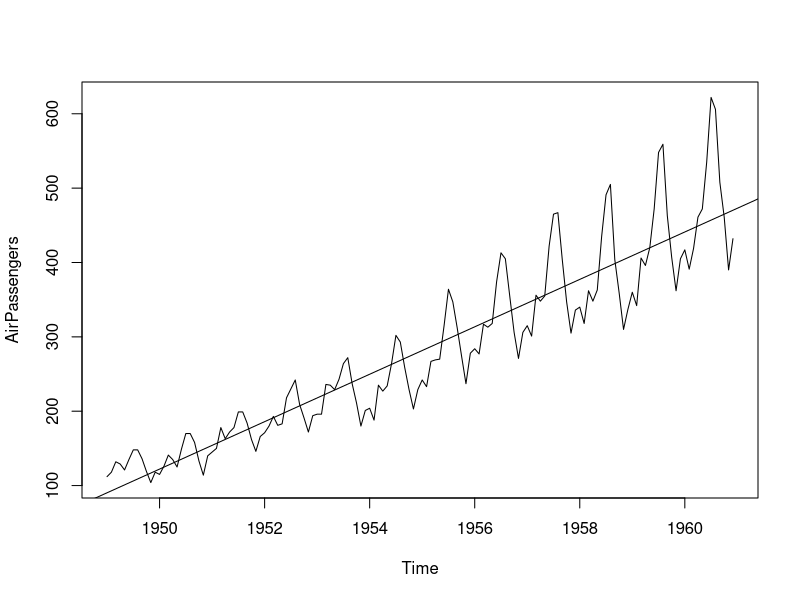
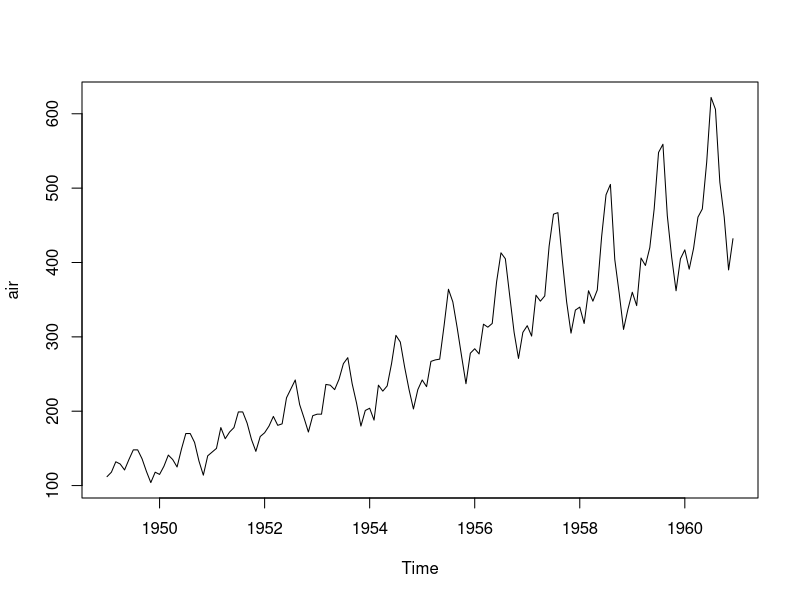
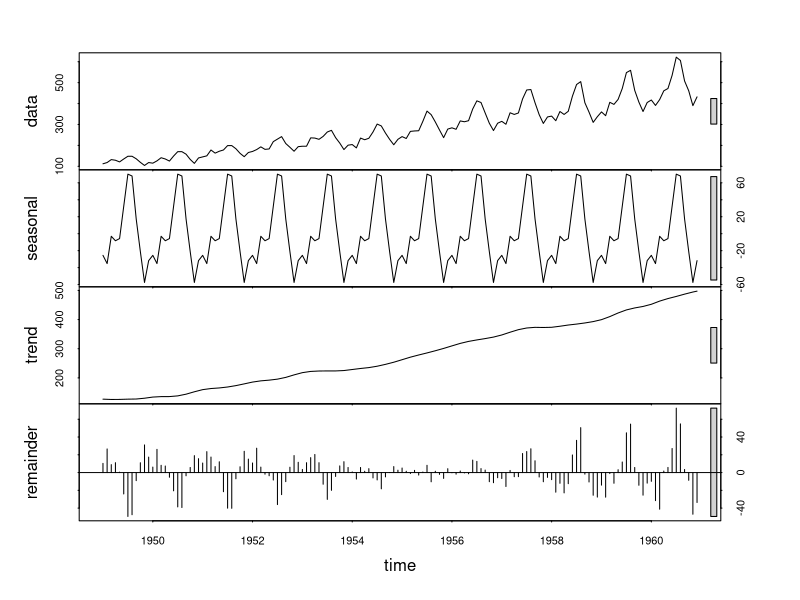
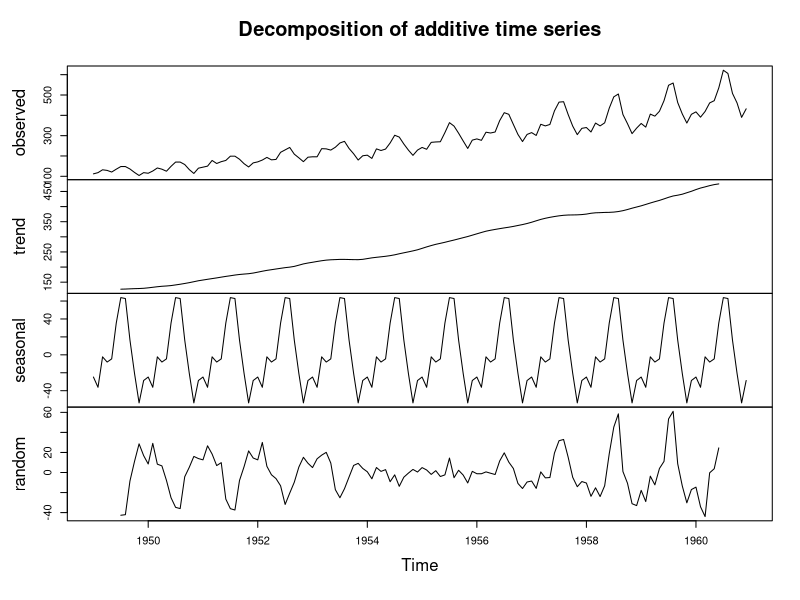
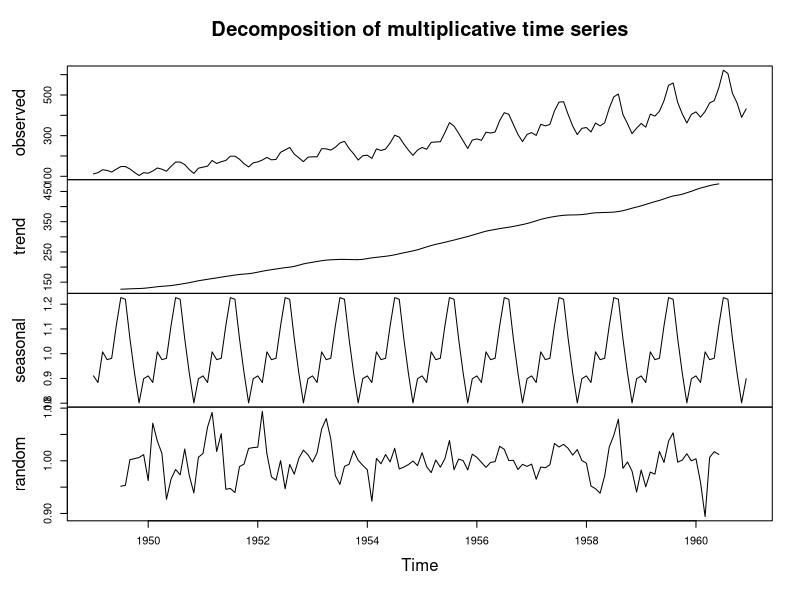
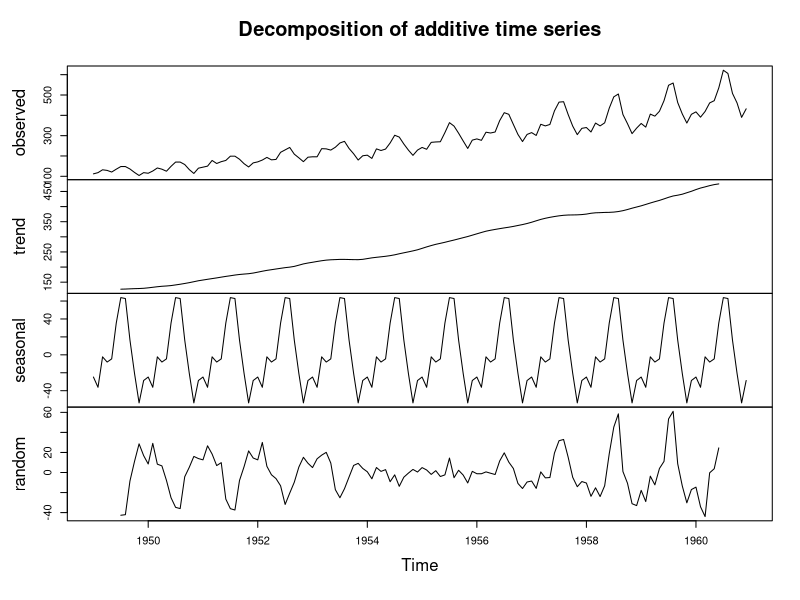

Source code (R) for these figures, in order: (Note: this script raises an error after producing the figures.)
rm(list = ls())
air<-AirPassengers
plot(AirPassengers)
abline(reg=lm(AirPassengers~time(AirPassengers)))

plot.ts(air) ##Grafica de la serie de tiempo
plot(stl(air, "per"))

plot(decompose(air)) ##Aditivo
plot(decompose(air, type="mult")) 
#En este caso un modelo multiplicativo es mas apropiado que uno aditivo
#pq la varianza y tendencia de la serie aumenta con el tiempo
plot(decompose(air))

sd(air[7:138]-ap_de$trend[7:138]) #retirando la tendencia
sd(ap_de$random[7:138]) #Se reduce notoriamente por el cambio estacional, muy efectivo


plot.ts(ap_de$random[7:138]) ##Esta es la que se va a modelar
acf(ap_de$random[7:138]) ##Se pierden los primeros seis y los últimos 6
#La funcion coseno que se observa es caracteristica de modelo 
#autorregresivo de orden 2

#En los datos observados sobresalia que el efecto estacional aumentaba
#junto con la tendencia por eso s vuelve a colocar en el Holt-Winters
ap.hw<-HoltWinters(air, seasonal = "mult")
plot(ap.hw)

ap.predict <-predict(ap.hw, n.ahead = 4*12) ##4 año,12 Meses
ts.plot(air,ap.predict,lty=1:2)

##Veamos los parámetros del modelo
ap.hw$alpha
ap.hw$beta
ap.hw$gamma
#Los valores extrapolados se basan en la tendencia observada en el modelo a
#asumiendo que la tendencia va a continuarl


##Dejando la serie con la misma varianza
plot(log(air))
plot(decompose(log(air)))
loga<-decompose(log(air))
acf(loga$random[7:138],lag.max = 40)
pacf(loga$random[7:138])
##la p puede ser 1 al 12
## la q 1 al 7
##Recordemos que lo que se esta armando son las parejas (p,q)


train_series=air[1:100]
test_series=air[101:131]


library(forecast)
AutoArimaModel=auto.arima(air)
AutoArimaModel ##Modelo propuesto ARIMA(1,1,2)

forecast(AutoArimaModel,31)
plot(forecast(AutoArimaModel,31))
